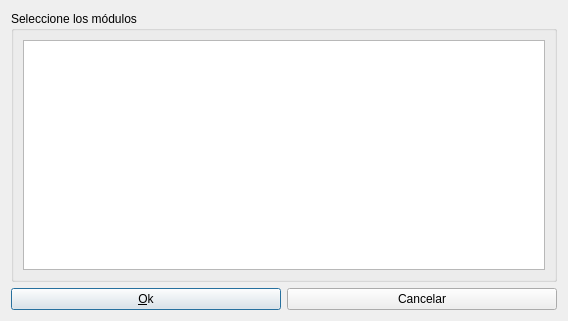
<?xml version="1.0" encoding="UTF-8"?>
<ui version="4.0">
 <class>AERPChooseModules</class>
 <widget class="QDialog" name="AERPChooseModules">
  <property name="geometry">
   <rect>
    <x>0</x>
    <y>0</y>
    <width>568</width>
    <height>321</height>
   </rect>
  </property>
  <property name="windowTitle">
   <string>Selección de módulos</string>
  </property>
  <layout class="QGridLayout" name="gridLayout">
   <item row="0" column="0" colspan="2">
    <widget class="QGroupBox" name="groupBox">
     <property name="title">
      <string>Seleccione los módulos</string>
     </property>
     <layout class="QVBoxLayout" name="verticalLayout">
      <item>
       <widget class="QListWidget" name="listWidget">
        <property name="editTriggers">
         <set>QAbstractItemView::NoEditTriggers</set>
        </property>
        <property name="alternatingRowColors">
         <bool>true</bool>
        </property>
        <property name="selectionMode">
         <enum>QAbstractItemView::SingleSelection</enum>
        </property>
        <property name="sortingEnabled">
         <bool>true</bool>
        </property>
       </widget>
      </item>
     </layout>
    </widget>
   </item>
   <item row="1" column="0">
    <widget class="QPushButton" name="pbOk">
     <property name="text">
      <string>&amp;Ok</string>
     </property>
     <property name="icon">
      <iconset resource="../resources/resources.qrc">
       <normaloff>:/aplicacion/images/ok.png</normaloff>:/aplicacion/images/ok.png</iconset>
     </property>
    </widget>
   </item>
   <item row="1" column="1">
    <widget class="QPushButton" name="pbCancel">
     <property name="text">
      <string>Cancelar</string>
     </property>
     <property name="icon">
      <iconset resource="../resources/resources.qrc">
       <normaloff>:/generales/images/close.png</normaloff>:/generales/images/close.png</iconset>
     </property>
    </widget>
   </item>
  </layout>
 </widget>
 <resources>
  <include location="../resources/resources.qrc"/>
  <include location="../resources/resources.qrc"/>
  <include location="../resources/resources.qrc"/>
 </resources>
 <connections/>
</ui>
